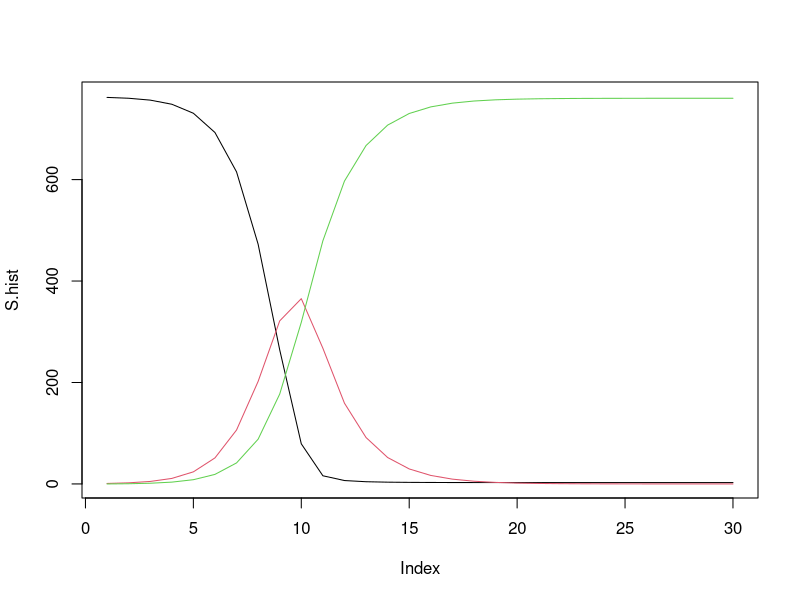

The R source for this figure:
alpha<-0.00218 #(person-1 day-1)
gamma<-0.44 #(day-1)
S<-762
I<-1
R<-0
S.hist<-c()
I.hist<-c()
R.hist<-c()
for (day in 1:30) {
	S.hist[day]<-S
	I.hist[day]<-I
	R.hist[day]<-R
	# You need to add next three lines from notes
	delta.S<-(-alpha*S*I)
	delta.I<-alpha*S*I-gamma*I
	delta.R<-gamma*I

	S<-S+delta.S
	I<-I+delta.I
	R<-R+delta.R
	# Ensure S,I,R > 0
	S<-max(S,0) 
	I<-max(I,0)
	R<-max(R,0)
}
plot(S.hist,type="l")
lines(I.hist,col=2)
lines(R.hist,col=3)
